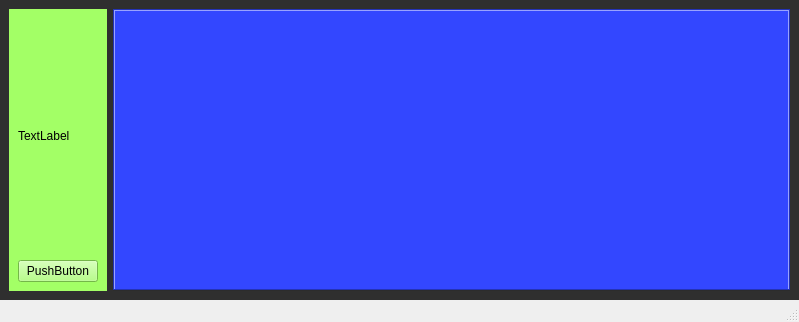
<?xml version="1.0" encoding="UTF-8"?>
<ui version="4.0">
 <class>MainWindow</class>
 <widget class="QMainWindow" name="MainWindow">
  <property name="geometry">
   <rect>
    <x>0</x>
    <y>0</y>
    <width>799</width>
    <height>322</height>
   </rect>
  </property>
  <property name="windowTitle">
   <string>MainWindow</string>
  </property>
  <property name="styleSheet">
   <string notr="true"/>
  </property>
  <widget class="QWidget" name="centralwidget">
   <property name="enabled">
    <bool>true</bool>
   </property>
   <property name="sizePolicy">
    <sizepolicy hsizetype="Preferred" vsizetype="Preferred">
     <horstretch>0</horstretch>
     <verstretch>0</verstretch>
    </sizepolicy>
   </property>
   <property name="layoutDirection">
    <enum>Qt::LeftToRight</enum>
   </property>
   <property name="styleSheet">
    <string notr="true">background: rgb(47, 47, 47)</string>
   </property>
   <layout class="QHBoxLayout" name="horizontalLayout">
    <property name="sizeConstraint">
     <enum>QLayout::SetNoConstraint</enum>
    </property>
    <item>
     <widget class="QWidget" name="sideBar" native="true">
      <property name="enabled">
       <bool>true</bool>
      </property>
      <property name="autoFillBackground">
       <bool>false</bool>
      </property>
      <property name="styleSheet">
       <string notr="true">background: rgb(163, 255, 102)</string>
      </property>
      <layout class="QVBoxLayout" name="verticalLayout">
       <item>
        <widget class="QLabel" name="label">
         <property name="text">
          <string>TextLabel</string>
         </property>
        </widget>
       </item>
       <item>
        <widget class="QPushButton" name="pushButton">
         <property name="text">
          <string>PushButton</string>
         </property>
        </widget>
       </item>
      </layout>
     </widget>
    </item>
    <item>
     <widget class="QTabWidget" name="tabWidget">
      <property name="styleSheet">
       <string notr="true">background: rgb(51, 71, 255)</string>
      </property>
      <property name="tabShape">
       <enum>QTabWidget::Triangular</enum>
      </property>
      <property name="currentIndex">
       <number>-1</number>
      </property>
      <property name="tabsClosable">
       <bool>true</bool>
      </property>
      <property name="tabBarAutoHide">
       <bool>false</bool>
      </property>
     </widget>
    </item>
   </layout>
  </widget>
  <widget class="QMenuBar" name="menubar">
   <property name="geometry">
    <rect>
     <x>0</x>
     <y>0</y>
     <width>799</width>
     <height>21</height>
    </rect>
   </property>
  </widget>
  <widget class="QStatusBar" name="statusbar"/>
 </widget>
 <resources/>
 <connections/>
</ui>
